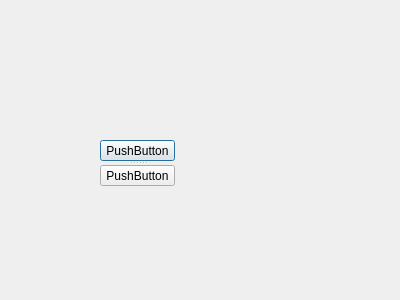
<?xml version="1.0" encoding="UTF-8"?>
<ui version="4.0">
 <class>SplitterDialog</class>
 <widget class="QDialog" name="SplitterDialog">
  <property name="geometry">
   <rect>
    <x>0</x>
    <y>0</y>
    <width>400</width>
    <height>300</height>
   </rect>
  </property>
  <property name="windowTitle">
   <string>Dialog</string>
  </property>
  <widget class="QSplitter" name="splitter">
   <property name="geometry">
    <rect>
     <x>100</x>
     <y>140</y>
     <width>75</width>
     <height>46</height>
    </rect>
   </property>
   <property name="orientation">
    <enum>Qt::Vertical</enum>
   </property>
   <widget class="QPushButton" name="pushButton_2">
    <property name="text">
     <string>PushButton</string>
    </property>
   </widget>
   <widget class="QPushButton" name="pushButton">
    <property name="text">
     <string>PushButton</string>
    </property>
   </widget>
  </widget>
 </widget>
 <resources/>
 <connections/>
</ui>
